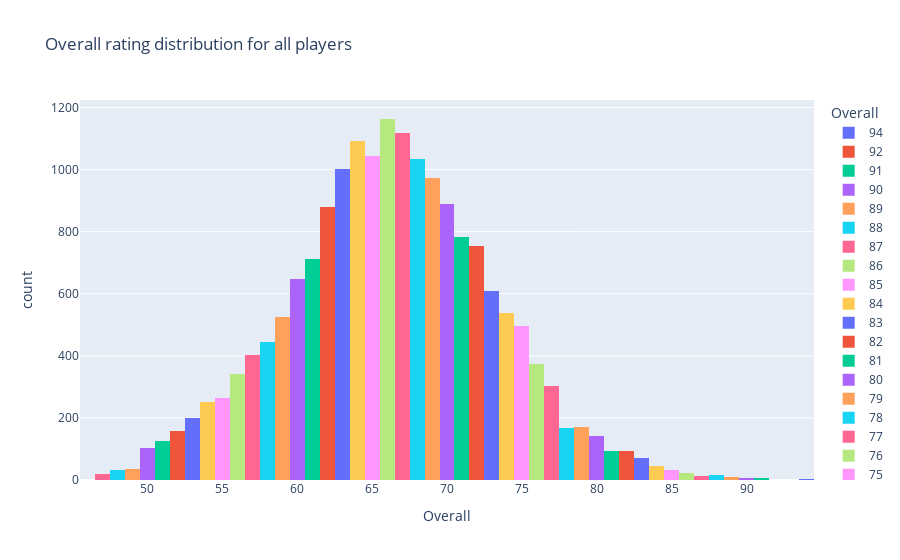

Source (notebook cell):
### Markdown cell above
Overall rating distribution and most fit line for it.<br>
plot the distribution of overall rating.

### Code cell
fig = px.histogram(
    df,
    x="Overall",
    color="Overall",
    title="Overall rating distribution for all players",
)
fig.show()
# plot the distribution of overall rating and get most fit line for it.
_, bins, _ = plt.hist(
    df.Overall,
    bins=(df.Overall.max() - df.Overall.min()),
    label="Overall",
    color="#0093bc",
)
mu, sigma = sp.stats.norm.fit(df.Overall)
best_fit_line = sp.stats.norm.pdf(bins, mu, sigma)
plt.plot(bins, df.shape[0] * best_fit_line, label="fit_line", color="red")
plt.title("Overall ratings histogram")
plt.legend()
plt.show()

### Figure 1 — Plotly figure (JSON) as saved in the notebook; plotly's stock layout.template omitted (floating-point values rounded to 4 significant figures; data arrays with more than 128 entries replaced by an {"elided": "..."} marker saying what was removed)
{"data": [{"alignmentgroup": "True", "bingroup": "x", "hovertemplate": "Overall=%{x}<br>count=%{y}<extra></extra>", "legendgroup": "94", "marker": {"color": "#636efa", "pattern": {"shape": ""}}, "name": "94", "offsetgroup": "94", "orientation": "v", "showlegend": true, "type": "histogram", "x": [94, 94], "xaxis": "x", "yaxis": "y"}, {"alignmentgroup": "True", "bingroup": "x", "hovertemplate": "Overall=%{x}<br>count=%{y}<extra></extra>", "legendgroup": "92", "marker": {"color": "#EF553B", "pattern": {"shape": ""}}, "name": "92", "offsetgroup": "92", "orientation": "v", "showlegend": true, "type": "histogram", "x": [92], "xaxis": "x", "yaxis": "y"}, {"alignmentgroup": "True", "bingroup": "x", "hovertemplate": "Overall=%{x}<br>count=%{y}<extra></extra>", "legendgroup": "91", "marker": {"color": "#00cc96", "pattern": {"shape": ""}}, "name": "91", "offsetgroup": "91", "orientation": "v", "showlegend": true, "type": "histogram", "x": [91, 91, 91, 91, 91, 91], "xaxis": "x", "yaxis": "y"}, {"alignmentgroup": "True", "bingroup": "x", "hovertemplate": "Overall=%{x}<br>count=%{y}<extra></extra>", "legendgroup": "90", "marker": {"color": "#ab63fa", "pattern": {"shape": ""}}, "name": "90", "offsetgroup": "90", "orientation": "v", "showlegend": true, "type": "histogram", "x": [90, 90, 90, 90, 90], "xaxis": "x", "yaxis": "y"}, {"alignmentgroup": "True", "bingroup": "x", "hovertemplate": "Overall=%{x}<br>count=%{y}<extra></extra>", "legendgroup": "89", "marker": {"color": "#FFA15A", "pattern": {"shape": ""}}, "name": "89", "offsetgroup": "89", "orientation": "v", "showlegend": true, "type": "histogram", "x": [89, 89, 89, 89, 89, 89, 89, 89, 89, 89, 89], "xaxis": "x", "yaxis": "y"}, {"alignmentgroup": "True", "bingroup": "x", "hovertemplate": "Overall=%{x}<br>count=%{y}<extra></extra>", "legendgroup": "88", "marker": {"color": "#19d3f3", "pattern": {"shape": ""}}, "name": "88", "offsetgroup": "88", "orientation": "v", "showlegend": true, "type": "histogram", "x": [88, 88, 88, 88, 88, 88, 88, 88, 88, 88, 88, 88, 88, 88, 88, 88, 88], "xaxis": "x", "yaxis": "y"}, {"alignmentgroup": "True", "bingroup": "x", "hovertemplate": "Overall=%{x}<br>count=%{y}<extra></extra>", "legendgroup": "87", "marker": {"color": "#FF6692", "pattern": {"shape": ""}}, "name": "87", "offsetgroup": "87", "orientation": "v", "showlegend": true, "type": "histogram", "x": [87, 87, 87, 87, 87, 87, 87, 87, 87, 87, 87, 87, 87], "xaxis": "x", "yaxis": "y"}, {"alignmentgroup": "True", "bingroup": "x", "hovertemplate": "Overall=%{x}<br>count=%{y}<extra></extra>", "legendgroup": "86", "marker": {"color": "#B6E880", "pattern": {"shape": ""}}, "name": "86", "offsetgroup": "86", "orientation": "v", "showlegend": true, "type": "histogram", "x": [86, 86, 86, 86, 86, 86, 86, 86, 86, 86, 86, 86, 86, 86, 86, 86, 86, 86, 86, 86, 86, 86], "xaxis": "x", "yaxis": "y"}, {"alignmentgroup": "True", "bingroup": "x", "hovertemplate": "Overall=%{x}<br>count=%{y}<extra></extra>", "legendgroup": "85", "marker": {"color": "#FF97FF", "pattern": {"shape": ""}}, "name": "85", "offsetgroup": "85", "orientation": "v", "showlegend": true, "type": "histogram", "x": [85, 85, 85, 85, 85, 85, 85, 85, 85, 85, 85, 85, 85, 85, 85, 85, 85, 85, 85, 85, 85, 85, 85, 85, 85, 85, 85, 85, 85, 85, 85, 85, 85], "xaxis": "x", "yaxis": "y"}, {"alignmentgroup": "True", "bingroup": "x", "hovertemplate": "Overall=%{x}<br>count=%{y}<extra></extra>", "legendgroup": "84", "marker": {"color": "#FECB52", "pattern": {"shape": ""}}, "name": "84", "offsetgroup": "84", "orientation": "v", "showlegend": true, "type": "histogram", "x": [84, 84, 84, 84, 84, 84, 84, 84, 84, 84, 84, 84, 84, 84, 84, 84, 84, 84, 84, 84, 84, 84, 84, 84, 84, 84, 84, 84, 84, 84, 84, 84, 84, 84, 84, 84, 84, 84, 84, 84, 84, 84, 84, 84, 84], "xaxis": "x", "yaxis": "y"}, {"alignmentgroup": "True", "bingroup": "x", "hovertemplate": "Overall=%{x}<br>count=%{y}<extra></extra>", "legendgroup": "83", "marker": {"color": "#636efa", "pattern": {"shape": ""}}, "name": "83", "offsetgroup": "83", "orientation": "v", "showlegend": true, "type": "histogram", "x": [83, 83, 83, 83, 83, 83, 83, 83, 83, 83, 83, 83, 83, 83, 83, 83, 83, 83, 83, 83, 83, 83, 83, 83, 83, 83, 83, 83, 83, 83, 83, 83, 83, 83, 83, 83, 83, 83, 83, 83, 83, 83, 83, 83, 83, 83, 83, 83, 83, 83, 83, 83, 83, 83, 83, 83, 83, 83, 83, 83, 83, 83, 83, 83, 83, 83, 83, 83, 83, 83], "xaxis": "x", "yaxis": "y"}, {"alignmentgroup": "True", "bingroup": "x", "hovertemplate": "Overall=%{x}<br>count=%{y}<extra></extra>", "legendgroup": "82", "marker": {"color": "#EF553B", "pattern": {"shape": ""}}, "name": "82", "offsetgroup": "82", "orientation": "v", "showlegend": true, "type": "histogram", "x": [82, 82, 82, 82, 82, 82, 82, 82, 82, 82, 82, 82, 82, 82, 82, 82, 82, 82, 82, 82, 82, 82, 82, 82, 82, 82, 82, 82, 82, 82, 82, 82, 82, 82, 82, 82, 82, 82, 82, 82, 82, 82, 82, 82, 82, 82, 82, 82, 82, 82, 82, 82, 82, 82, 82, 82, 82, 82, 82, 82, 82, 82, 82, 82, 82, 82, 82, 82, 82, 82, 82, 82, 82, 82, 82, 82, 82, 82, 82, 82, 82, 82, 82, 82, 82, 82, 82, 82, 82, 82, 82, 82, 82, 82], "xaxis": "x", "yaxis": "y"}, {"alignmentgroup": "True", "bingroup": "x", "hovertemplate": "Overall=%{x}<br>count=%{y}<extra></extra>", "legendgroup": "81", "marker": {"color": "#00cc96", "pattern": {"shape": ""}}, "name": "81", "offsetgroup": "81", "orientation": "v", "showlegend": true, "type": "histogram", "x": [81, 81, 81, 81, 81, 81, 81, 81, 81, 81, 81, 81, 81, 81, 81, 81, 81, 81, 81, 81, 81, 81, 81, 81, 81, 81, 81, 81, 81, 81, 81, 81, 81, 81, 81, 81, 81, 81, 81, 81, 81, 81, 81, 81, 81, 81, 81, 81, 81, 81, 81, 81, 81, 81, 81, 81, 81, 81, 81, 81, 81, 81, 81, 81, 81, 81, 81, 81, 81, 81, 81, 81, 81, 81, 81, 81, 81, 81, 81, 81, 81, 81, 81, 81, 81, 81, 81, 81, 81, 81, 81, 81, 81], "xaxis": "x", "yaxis": "y"}, {"alignmentgroup": "True", "bingroup": "x", "hovertemplate": "Overall=%{x}<br>count=%{y}<extra></extra>", "legendgroup": "80", "marker": {"color": "#ab63fa", "pattern": {"shape": ""}}, "name": "80", "offsetgroup": "80", "orientation": "v", "showlegend": true, "type": "histogram", "x": {"elided": "143 int values"}, "xaxis": "x", "yaxis": "y"}, {"alignmentgroup": "True", "bingroup": "x", "hovertemplate": "Overall=%{x}<br>count=%{y}<extra></extra>", "legendgroup": "79", "marker": {"color": "#FFA15A", "pattern": {"shape": ""}}, "name": "79", "offsetgroup": "79", "orientation": "v", "showlegend": true, "type": "histogram", "x": {"elided": "171 int values"}, "xaxis": "x", "yaxis": "y"}, {"alignmentgroup": "True", "bingroup": "x", "hovertemplate": "Overall=%{x}<br>count=%{y}<extra></extra>", "legendgroup": "78", "marker": {"color": "#19d3f3", "pattern": {"shape": ""}}, "name": "78", "offsetgroup": "78", "orientation": "v", "showlegend": true, "type": "histogram", "x": {"elided": "168 int values"}, "xaxis": "x", "yaxis": "y"}, {"alignmentgroup": "True", "bingroup": "x", "hovertemplate": "Overall=%{x}<br>count=%{y}<extra></extra>", "legendgroup": "77", "marker": {"color": "#FF6692", "pattern": {"shape": ""}}, "name": "77", "offsetgroup": "77", "orientation": "v", "showlegend": true, "type": "histogram", "x": {"elided": "304 int values"}, "xaxis": "x", "yaxis": "y"}, {"alignmentgroup": "True", "bingroup": "x", "hovertemplate": "Overall=%{x}<br>count=%{y}<extra></extra>", "legendgroup": "76", "marker": {"color": "#B6E880", "pattern": {"shape": ""}}, "name": "76", "offsetgroup": "76", "orientation": "v", "showlegend": true, "type": "histogram", "x": {"elided": "373 int values"}, "xaxis": "x", "yaxis": "y"}, {"alignmentgroup": "True", "bingroup": "x", "hovertemplate": "Overall=%{x}<br>count=%{y}<extra></extra>", "legendgroup": "75", "marker": {"color": "#FF97FF", "pattern": {"shape": ""}}, "name": "75", "offsetgroup": "75", "orientation": "v", "showlegend": true, "type": "histogram", "x": {"elided": "497 int values"}, "xaxis": "x", "yaxis": "y"}, {"alignmentgroup": "True", "bingroup": "x", "hovertemplate": "Overall=%{x}<br>count=%{y}<extra></extra>", "legendgroup": "74", "marker": {"color": "#FECB52", "pattern": {"shape": ""}}, "name": "74", "offsetgroup": "74", "orientation": "v", "showlegend": true, "type": "histogram", "x": {"elided": "537 int values"}, "xaxis": "x", "yaxis": "y"}, {"alignmentgroup": "True", "bingroup": "x", "hovertemplate": "Overall=%{x}<br>count=%{y}<extra></extra>", "legendgroup": "73", "marker": {"color": "#636efa", "pattern": {"shape": ""}}, "name": "73", "offsetgroup": "73", "orientation": "v", "showlegend": true, "type": "histogram", "x": {"elided": "608 int values"}, "xaxis": "x", "yaxis": "y"}, {"alignmentgroup": "True", "bingroup": "x", "hovertemplate": "Overall=%{x}<br>count=%{y}<extra></extra>", "legendgroup": "72", "marker": {"color": "#EF553B", "pattern": {"shape": ""}}, "name": "72", "offsetgroup": "72", "orientation": "v", "showlegend": true, "type": "histogram", "x": {"elided": "753 int values"}, "xaxis": "x", "yaxis": "y"}, {"alignmentgroup": "True", "bingroup": "x", "hovertemplate": "Overall=%{x}<br>count=%{y}<extra></extra>", "legendgroup": "71", "marker": {"color": "#00cc96", "pattern": {"shape": ""}}, "name": "71", "offsetgroup": "71", "orientation": "v", "showlegend": true, "type": "histogram", "x": {"elided": "783 int values"}, "xaxis": "x", "yaxis": "y"}, {"alignmentgroup": "True", "bingroup": "x", "hovertemplate": "Overall=%{x}<br>count=%{y}<extra></extra>", "legendgroup": "70", "marker": {"color": "#ab63fa", "pattern": {"shape": ""}}, "name": "70", "offsetgroup": "70", "orientation": "v", "showlegend": true, "type": "histogram", "x": {"elided": "889 int values"}, "xaxis": "x", "yaxis": "y"}, {"alignmentgroup": "True", "bingroup": "x", "hovertemplate": "Overall=%{x}<br>count=%{y}<extra></extra>", "legendgroup": "69", "marker": {"color": "#FFA15A", "pattern": {"shape": ""}}, "name": "69", "offsetgroup": "69", "orientation": "v", "showlegend": true, "type": "histogram", "x": {"elided": "973 int values"}, "xaxis": "x", "yaxis": "y"}, {"alignmentgroup": "True", "bingroup": "x", "hovertemplate": "Overall=%{x}<br>count=%{y}<extra></extra>", "legendgroup": "68", "marker": {"color": "#19d3f3", "pattern": {"shape": ""}}, "name": "68", "offsetgroup": "68", "orientation": "v", "showlegend": true, "type": "histogram", "x": {"elided": "1035 int values"}, "xaxis": "x", "yaxis": "y"}, {"alignmentgroup": "True", "bingroup": "x", "hovertemplate": "Overall=%{x}<br>count=%{y}<extra></extra>", "legendgroup": "67", "marker": {"color": "#FF6692", "pattern": {"shape": ""}}, "name": "67", "offsetgroup": "67", "orientation": "v", "showlegend": true, "type": "histogram", "x": {"elided": "1118 int values"}, "xaxis": "x", "yaxis": "y"}, {"alignmentgroup": "True", "bingroup": "x", "hovertemplate": "Overall=%{x}<br>count=%{y}<extra></extra>", "legendgroup": "66", "marker": {"color": "#B6E880", "pattern": {"shape": ""}}, "name": "66", "offsetgroup": "66", "orientation": "v", "showlegend": true, "type": "histogram", "x": {"elided": "1163 int values"}, "xaxis": "x", "yaxis": "y"}, {"alignmentgroup": "True", "bingroup": "x", "hovertemplate": "Overall=%{x}<br>count=%{y}<extra></extra>", "legendgroup": "65", "marker": {"color": "#FF97FF", "pattern": {"shape": ""}}, "name": "65", "offsetgroup": "65", "orientation": "v", "showlegend": true, "type": "histogram", "x": {"elided": "1045 int values"}, "xaxis": "x", "yaxis": "y"}, {"alignmentgroup": "True", "bingroup": "x", "hovertemplate": "Overall=%{x}<br>count=%{y}<extra></extra>", "legendgroup": "64", "marker": {"color": "#FECB52", "pattern": {"shape": ""}}, "name": "64", "offsetgroup": "64", "orientation": "v", "showlegend": true, "type": "histogram", "x": {"elided": "1091 int values"}, "xaxis": "x", "yaxis": "y"}, {"alignmentgroup": "True", "bingroup": "x", "hovertemplate": "Overall=%{x}<br>count=%{y}<extra></extra>", "legendgroup": "63", "marker": {"color": "#636efa", "pattern": {"shape": ""}}, "name": "63", "offsetgroup": "63", "orientation": "v", "showlegend": true, "type": "histogram", "x": {"elided": "1002 int values"}, "xaxis": "x", "yaxis": "y"}, {"alignmentgroup": "True", "bingroup": "x", "hovertemplate": "Overall=%{x}<br>count=%{y}<extra></extra>", "legendgroup": "62", "marker": {"color": "#EF553B", "pattern": {"shape": ""}}, "name": "62", "offsetgroup": "62", "orientation": "v", "showlegend": true, "type": "histogram", "x": {"elided": "878 int values"}, "xaxis": "x", "yaxis": "y"}, {"alignmentgroup": "True", "bingroup": "x", "hovertemplate": "Overall=%{x}<br>count=%{y}<extra></extra>", "legendgroup": "61", "marker": {"color": "#00cc96", "pattern": {"shape": ""}}, "name": "61", "offsetgroup": "61", "orientation": "v", "showlegend": true, "type": "histogram", "x": {"elided": "711 int values"}, "xaxis": "x", "yaxis": "y"}, {"alignmentgroup": "True", "bingroup": "x", "hovertemplate": "Overall=%{x}<br>count=%{y}<extra></extra>", "legendgroup": "60", "marker": {"color": "#ab63fa", "pattern": {"shape": ""}}, "name": "60", "offsetgroup": "60", "orientation": "v", "showlegend": true, "type": "histogram", "x": {"elided": "649 int values"}, "xaxis": "x", "yaxis": "y"}, {"alignmentgroup": "True", "bingroup": "x", "hovertemplate": "Overall=%{x}<br>count=%{y}<extra></extra>", "legendgroup": "59", "marker": {"color": "#FFA15A", "pattern": {"shape": ""}}, "name": "59", "offsetgroup": "59", "orientation": "v", "showlegend": true, "type": "histogram", "x": {"elided": "525 int values"}, "xaxis": "x", "yaxis": "y"}, {"alignmentgroup": "True", "bingroup": "x", "hovertemplate": "Overall=%{x}<br>count=%{y}<extra></extra>", "legendgroup": "58", "marker": {"color": "#19d3f3", "pattern": {"shape": ""}}, "name": "58", "offsetgroup": "58", "orientation": "v", "showlegend": true, "type": "histogram", "x": {"elided": "444 int values"}, "xaxis": "x", "yaxis": "y"}, {"alignmentgroup": "True", "bingroup": "x", "hovertemplate": "Overall=%{x}<br>count=%{y}<extra></extra>", "legendgroup": "57", "marker": {"color": "#FF6692", "pattern": {"shape": ""}}, "name": "57", "offsetgroup": "57", "orientation": "v", "showlegend": true, "type": "histogram", "x": {"elided": "402 int values"}, "xaxis": "x", "yaxis": "y"}, {"alignmentgroup": "True", "bingroup": "x", "hovertemplate": "Overall=%{x}<br>count=%{y}<extra></extra>", "legendgroup": "56", "marker": {"color": "#B6E880", "pattern": {"shape": ""}}, "name": "56", "offsetgroup": "56", "orientation": "v", "showlegend": true, "type": "histogram", "x": {"elided": "343 int values"}, "xaxis": "x", "yaxis": "y"}, {"alignmentgroup": "True", "bingroup": "x", "hovertemplate": "Overall=%{x}<br>count=%{y}<extra></extra>", "legendgroup": "55", "marker": {"color": "#FF97FF", "pattern": {"shape": ""}}, "name": "55", "offsetgroup": "55", "orientation": "v", "showlegend": true, "type": "histogram", "x": {"elided": "265 int values"}, "xaxis": "x", "yaxis": "y"}, {"alignmentgroup": "True", "bingroup": "x", "hovertemplate": "Overall=%{x}<br>count=%{y}<extra></extra>", "legendgroup": "54", "marker": {"color": "#FECB52", "pattern": {"shape": ""}}, "name": "54", "offsetgroup": "54", "orientation": "v", "showlegend": true, "type": "histogram", "x": {"elided": "250 int values"}, "xaxis": "x", "yaxis": "y"}, {"alignmentgroup": "True", "bingroup": "x", "hovertemplate": "Overall=%{x}<br>count=%{y}<extra></extra>", "legendgroup": "53", "marker": {"color": "#636efa", "pattern": {"shape": ""}}, "name": "53", "offsetgroup": "53", "orientation": "v", "showlegend": true, "type": "histogram", "x": {"elided": "199 int values"}, "xaxis": "x", "yaxis": "y"}, {"alignmentgroup": "True", "bingroup": "x", "hovertemplate": "Overall=%{x}<br>count=%{y}<extra></extra>", "legendgroup": "52", "marker": {"color": "#EF553B", "pattern": {"shape": ""}}, "name": "52", "offsetgroup": "52", "orientation": "v", "showlegend": true, "type": "histogram", "x": {"elided": "159 int values"}, "xaxis": "x", "yaxis": "y"}, {"alignmentgroup": "True", "bingroup": "x", "hovertemplate": "Overall=%{x}<br>count=%{y}<extra></extra>", "legendgroup": "51", "marker": {"color": "#00cc96", "pattern": {"shape": ""}}, "name": "51", "offsetgroup": "51", "orientation": "v", "showlegend": true, "type": "histogram", "x": [51, 51, 51, 51, 51, 51, 51, 51, 51, 51, 51, 51, 51, 51, 51, 51, 51, 51, 51, 51, 51, 51, 51, 51, 51, 51, 51, 51, 51, 51, 51, 51, 51, 51, 51, 51, 51, 51, 51, 51, 51, 51, 51, 51, 51, 51, 51, 51, 51, 51, 51, 51, 51, 51, 51, 51, 51, 51, 51, 51, 51, 51, 51, 51, 51, 51, 51, 51, 51, 51, 51, 51, 51, 51, 51, 51, 51, 51, 51, 51, 51, 51, 51, 51, 51, 51, 51, 51, 51, 51, 51, 51, 51, 51, 51, 51, 51, 51, 51, 51, 51, 51, 51, 51, 51, 51, 51, 51, 51, 51, 51, 51, 51, 51, 51, 51, 51, 51, 51, 51, 51, 51, 51, 51, 51], "xaxis": "x", "yaxis": "y"}, {"alignmentgroup": "True", "bingroup": "x", "hovertemplate": "Overall=%{x}<br>count=%{y}<extra></extra>", "legendgroup": "50", "marker": {"color": "#ab63fa", "pattern": {"shape": ""}}, "name": "50", "offsetgroup": "50", "orientation": "v", "showlegend": true, "type": "histogram", "x": [50, 50, 50, 50, 50, 50, 50, 50, 50, 50, 50, 50, 50, 50, 50, 50, 50, 50, 50, 50, 50, 50, 50, 50, 50, 50, 50, 50, 50, 50, 50, 50, 50, 50, 50, 50, 50, 50, 50, 50, 50, 50, 50, 50, 50, 50, 50, 50, 50, 50, 50, 50, 50, 50, 50, 50, 50, 50, 50, 50, 50, 50, 50, 50, 50, 50, 50, 50, 50, 50, 50, 50, 50, 50, 50, 50, 50, 50, 50, 50, 50, 50, 50, 50, 50, 50, 50, 50, 50, 50, 50, 50, 50, 50, 50, 50, 50, 50, 50, 50, 50, 50, 50], "xaxis": "x", "yaxis": "y"}, {"alignmentgroup": "True", "bingroup": "x", "hovertemplate": "Overall=%{x}<br>count=%{y}<extra></extra>", "legendgroup": "49", "marker": {"color": "#FFA15A", "pattern": {"shape": ""}}, "name": "49", "offsetgroup": "49", "orientation": "v", "showlegend": true, "type": "histogram", "x": [49, 49, 49, 49, 49, 49, 49, 49, 49, 49, 49, 49, 49, 49, 49, 49, 49, 49, 49, 49, 49, 49, 49, 49, 49, 49, 49, 49, 49, 49, 49, 49, 49, 49, 49, 49], "xaxis": "x", "yaxis": "y"}, {"alignmentgroup": "True", "bingroup": "x", "hovertemplate": "Overall=%{x}<br>count=%{y}<extra></extra>", "legendgroup": "48", "marker": {"color": "#19d3f3", "pattern": {"shape": ""}}, "name": "48", "offsetgroup": "48", "orientation": "v", "showlegend": true, "type": "histogram", "x": [48, 48, 48, 48, 48, 48, 48, 48, 48, 48, 48, 48, 48, 48, 48, 48, 48, 48, 48, 48, 48, 48, 48, 48, 48, 48, 48, 48, 48, 48, 48, 48], "xaxis": "x", "yaxis": "y"}, {"alignmentgroup": "True", "bingroup": "x", "hovertemplate": "Overall=%{x}<br>count=%{y}<extra></extra>", "legendgroup": "47", "marker": {"color": "#FF6692", "pattern": {"shape": ""}}, "name": "47", "offsetgroup": "47", "orientation": "v", "showlegend": true, "type": "histogram", "x": [47, 47, 47, 47, 47, 47, 47, 47, 47, 47, 47, 47, 47, 47, 47, 47, 47, 47, 47, 47], "xaxis": "x", "yaxis": "y"}, {"alignmentgroup": "True", "bingroup": "x", "hovertemplate": "Overall=%{x}<br>count=%{y}<extra></extra>", "legendgroup": "46", "marker": {"color": "#B6E880", "pattern": {"shape": ""}}, "name": "46", "offsetgroup": "46", "orientation": "v", "showlegend": true, "type": "histogram", "x": [46], "xaxis": "x", "yaxis": "y"}], "layout": {"barmode": "relative", "legend": {"title": {"text": "Overall"}, "tracegroupgap": 0}, "title": {"text": "Overall rating distribution for all players"}, "xaxis": {"anchor": "y", "categoryarray": [94, 92, 91, 90, 89, 88, 87, 86, 85, 84, 83, 82, 81, 80, 79, 78, 77, 76, 75, 74, 73, 72, 71, 70, 69, 68, 67, 66, 65, 64, 63, 62, 61, 60, 59, 58, 57, 56, 55, 54, 53, 52, 51, 50, 49, 48, 47, 46], "categoryorder": "array", "domain": [0, 1], "title": {"text": "Overall"}}, "yaxis": {"anchor": "x", "domain": [0, 1], "title": {"text": "count"}}}}
